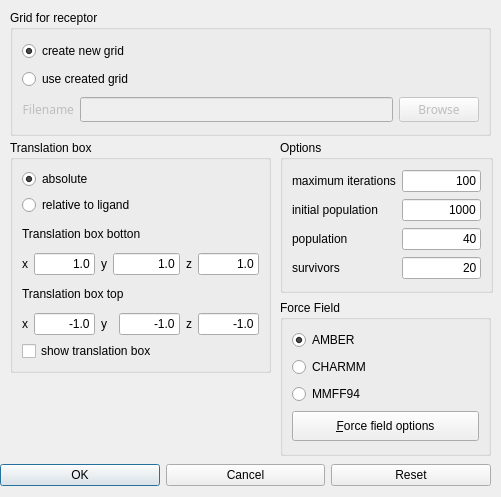
<ui version="4.0" >
 <author></author>
 <comment></comment>
 <exportmacro></exportmacro>
 <class>EvolutionDockingDialogData</class>
 <widget class="QDialog" name="EvolutionDockingDialogData" >
  <property name="geometry" >
   <rect>
    <x>0</x>
    <y>0</y>
    <width>501</width>
    <height>497</height>
   </rect>
  </property>
  <property name="windowTitle" >
   <string>Evolutionary Docking Options</string>
  </property>
  <property name="modal" >
   <bool>false</bool>
  </property>
  <widget class="QGroupBox" name="force_field_group" >
   <property name="geometry" >
    <rect>
     <x>280</x>
     <y>300</y>
     <width>211</width>
     <height>156</height>
    </rect>
   </property>
   <property name="title" >
    <string>Force Field</string>
   </property>
   <layout class="QGridLayout" >
    <property name="margin" >
     <number>9</number>
    </property>
    <property name="spacing" >
     <number>6</number>
    </property>
    <item row="2" column="0" >
     <widget class="QRadioButton" name="mmff94_radio_button" >
      <property name="text" >
       <string>MMFF94</string>
      </property>
     </widget>
    </item>
    <item row="1" column="0" >
     <widget class="QRadioButton" name="charmm_radio_button" >
      <property name="minimumSize" >
       <size>
        <width>0</width>
        <height>20</height>
       </size>
      </property>
      <property name="text" >
       <string>CHARMM</string>
      </property>
      <property name="shortcut" >
       <string/>
      </property>
     </widget>
    </item>
    <item row="0" column="0" >
     <widget class="QRadioButton" name="amber_radio_button" >
      <property name="minimumSize" >
       <size>
        <width>0</width>
        <height>20</height>
       </size>
      </property>
      <property name="text" >
       <string>AMBER</string>
      </property>
      <property name="shortcut" >
       <string/>
      </property>
      <property name="checked" >
       <bool>true</bool>
      </property>
     </widget>
    </item>
    <item row="3" column="0" >
     <widget class="QPushButton" name="force_field_button" >
      <property name="minimumSize" >
       <size>
        <width>170</width>
        <height>30</height>
       </size>
      </property>
      <property name="toolTip" >
       <string>Edit force field options</string>
      </property>
      <property name="text" >
       <string>&amp;Force field options</string>
      </property>
      <property name="shortcut" >
       <string>Alt+F</string>
      </property>
     </widget>
    </item>
   </layout>
  </widget>
  <widget class="QWidget" name="layoutWidget" >
   <property name="geometry" >
    <rect>
     <x>0</x>
     <y>460</y>
     <width>491</width>
     <height>31</height>
    </rect>
   </property>
   <layout class="QGridLayout" >
    <property name="margin" >
     <number>0</number>
    </property>
    <property name="spacing" >
     <number>6</number>
    </property>
    <item row="0" column="1" >
     <widget class="QPushButton" name="cancel_button" >
      <property name="sizePolicy" >
       <sizepolicy>
        <hsizetype>1</hsizetype>
        <vsizetype>0</vsizetype>
        <horstretch>0</horstretch>
        <verstretch>0</verstretch>
       </sizepolicy>
      </property>
      <property name="minimumSize" >
       <size>
        <width>90</width>
        <height>0</height>
       </size>
      </property>
      <property name="text" >
       <string>Cancel</string>
      </property>
     </widget>
    </item>
    <item row="0" column="2" >
     <widget class="QPushButton" name="reset_button" >
      <property name="sizePolicy" >
       <sizepolicy>
        <hsizetype>1</hsizetype>
        <vsizetype>0</vsizetype>
        <horstretch>0</horstretch>
        <verstretch>0</verstretch>
       </sizepolicy>
      </property>
      <property name="minimumSize" >
       <size>
        <width>90</width>
        <height>0</height>
       </size>
      </property>
      <property name="text" >
       <string>Reset</string>
      </property>
     </widget>
    </item>
    <item row="0" column="0" >
     <widget class="QPushButton" name="ok_button" >
      <property name="sizePolicy" >
       <sizepolicy>
        <hsizetype>1</hsizetype>
        <vsizetype>0</vsizetype>
        <horstretch>0</horstretch>
        <verstretch>0</verstretch>
       </sizepolicy>
      </property>
      <property name="minimumSize" >
       <size>
        <width>90</width>
        <height>0</height>
       </size>
      </property>
      <property name="text" >
       <string>OK</string>
      </property>
      <property name="default" >
       <bool>true</bool>
      </property>
     </widget>
    </item>
   </layout>
  </widget>
  <widget class="QGroupBox" name="option_group" >
   <property name="geometry" >
    <rect>
     <x>280</x>
     <y>140</y>
     <width>213</width>
     <height>153</height>
    </rect>
   </property>
   <property name="title" >
    <string>Options</string>
   </property>
   <layout class="QGridLayout" >
    <property name="margin" >
     <number>9</number>
    </property>
    <property name="spacing" >
     <number>6</number>
    </property>
    <item row="0" column="1" >
     <widget class="QLineEdit" name="max_iterations" >
      <property name="text" >
       <string>100</string>
      </property>
      <property name="alignment" >
       <set>Qt::AlignRight</set>
      </property>
     </widget>
    </item>
    <item row="3" column="0" >
     <widget class="QLabel" name="survivor_label" >
      <property name="text" >
       <string>survivors</string>
      </property>
     </widget>
    </item>
    <item row="2" column="0" >
     <widget class="QLabel" name="population_label" >
      <property name="text" >
       <string>population</string>
      </property>
     </widget>
    </item>
    <item row="3" column="1" >
     <widget class="QLineEdit" name="survivors" >
      <property name="text" >
       <string>20</string>
      </property>
      <property name="alignment" >
       <set>Qt::AlignRight</set>
      </property>
     </widget>
    </item>
    <item row="2" column="1" >
     <widget class="QLineEdit" name="population" >
      <property name="text" >
       <string>40</string>
      </property>
      <property name="alignment" >
       <set>Qt::AlignRight</set>
      </property>
     </widget>
    </item>
    <item row="1" column="1" >
     <widget class="QLineEdit" name="init_population" >
      <property name="text" >
       <string>1000</string>
      </property>
      <property name="alignment" >
       <set>Qt::AlignRight</set>
      </property>
     </widget>
    </item>
    <item row="1" column="0" >
     <widget class="QLabel" name="init_population_label" >
      <property name="text" >
       <string>initial population</string>
      </property>
     </widget>
    </item>
    <item row="0" column="0" >
     <widget class="QLabel" name="iteration_label" >
      <property name="text" >
       <string>maximum iterations</string>
      </property>
     </widget>
    </item>
   </layout>
  </widget>
  <widget class="QGroupBox" name="grid_group" >
   <property name="geometry" >
    <rect>
     <x>10</x>
     <y>10</y>
     <width>481</width>
     <height>126</height>
    </rect>
   </property>
   <property name="title" >
    <string>Grid for receptor</string>
   </property>
   <layout class="QGridLayout" >
    <property name="margin" >
     <number>9</number>
    </property>
    <property name="spacing" >
     <number>6</number>
    </property>
    <item row="1" column="0" colspan="2" >
     <widget class="QRadioButton" name="grid_radio_button" >
      <property name="text" >
       <string>use created grid</string>
      </property>
     </widget>
    </item>
    <item row="0" column="0" colspan="2" >
     <widget class="QRadioButton" name="new_grid_radio_button" >
      <property name="text" >
       <string>create new grid</string>
      </property>
      <property name="checked" >
       <bool>true</bool>
      </property>
     </widget>
    </item>
    <item row="2" column="1" >
     <widget class="QLineEdit" name="grid_filename" >
      <property name="enabled" >
       <bool>false</bool>
      </property>
      <property name="minimumSize" >
       <size>
        <width>150</width>
        <height>25</height>
       </size>
      </property>
      <property name="font" >
       <font>
        <family>Sans Serif</family>
        <pointsize>9</pointsize>
        <weight>50</weight>
        <italic>false</italic>
        <bold>false</bold>
        <underline>false</underline>
        <strikeout>false</strikeout>
       </font>
      </property>
      <property name="focusPolicy" >
       <enum>Qt::StrongFocus</enum>
      </property>
      <property name="text" >
       <string/>
      </property>
      <property name="maxLength" >
       <number>32767</number>
      </property>
      <property name="frame" >
       <bool>true</bool>
      </property>
      <property name="echoMode" >
       <enum>QLineEdit::Normal</enum>
      </property>
      <property name="alignment" >
       <set>Qt::AlignLeading</set>
      </property>
     </widget>
    </item>
    <item row="2" column="2" >
     <widget class="QPushButton" name="browse_button" >
      <property name="enabled" >
       <bool>false</bool>
      </property>
      <property name="minimumSize" >
       <size>
        <width>50</width>
        <height>25</height>
       </size>
      </property>
      <property name="font" >
       <font>
        <family>Sans Serif</family>
        <pointsize>9</pointsize>
        <weight>50</weight>
        <italic>false</italic>
        <bold>false</bold>
        <underline>false</underline>
        <strikeout>false</strikeout>
       </font>
      </property>
      <property name="focusPolicy" >
       <enum>Qt::TabFocus</enum>
      </property>
      <property name="toolTip" >
       <string>Browse your computer for amber file</string>
      </property>
      <property name="text" >
       <string>Browse</string>
      </property>
      <property name="autoDefault" >
       <bool>true</bool>
      </property>
     </widget>
    </item>
    <item row="2" column="0" >
     <widget class="QLabel" name="filename_label" >
      <property name="enabled" >
       <bool>false</bool>
      </property>
      <property name="minimumSize" >
       <size>
        <width>0</width>
        <height>25</height>
       </size>
      </property>
      <property name="font" >
       <font>
        <family>Sans Serif</family>
        <pointsize>9</pointsize>
        <weight>50</weight>
        <italic>false</italic>
        <bold>false</bold>
        <underline>false</underline>
        <strikeout>false</strikeout>
       </font>
      </property>
      <property name="focusPolicy" >
       <enum>Qt::NoFocus</enum>
      </property>
      <property name="lineWidth" >
       <number>1</number>
      </property>
      <property name="text" >
       <string>Filename</string>
      </property>
      <property name="textFormat" >
       <enum>Qt::AutoText</enum>
      </property>
      <property name="alignment" >
       <set>Qt::AlignRight|Qt::AlignTrailing|Qt::AlignVCenter</set>
      </property>
     </widget>
    </item>
   </layout>
  </widget>
  <widget class="QGroupBox" name="trans_box_group" >
   <property name="geometry" >
    <rect>
     <x>10</x>
     <y>140</y>
     <width>261</width>
     <height>233</height>
    </rect>
   </property>
   <property name="title" >
    <string>Translation box</string>
   </property>
   <layout class="QGridLayout" >
    <property name="margin" >
     <number>9</number>
    </property>
    <property name="spacing" >
     <number>6</number>
    </property>
    <item row="3" column="3" colspan="2" >
     <widget class="QLineEdit" name="trans_box_bottom_y" >
      <property name="text" >
       <string>1.0</string>
      </property>
      <property name="alignment" >
       <set>Qt::AlignRight</set>
      </property>
     </widget>
    </item>
    <item row="3" column="6" >
     <widget class="QLineEdit" name="trans_box_bottom_z" >
      <property name="text" >
       <string>1.0</string>
      </property>
      <property name="alignment" >
       <set>Qt::AlignRight</set>
      </property>
     </widget>
    </item>
    <item row="3" column="1" >
     <widget class="QLineEdit" name="trans_box_bottom_x" >
      <property name="text" >
       <string>1.0</string>
      </property>
      <property name="alignment" >
       <set>Qt::AlignRight</set>
      </property>
     </widget>
    </item>
    <item row="5" column="4" >
     <widget class="QLineEdit" name="trans_box_top_y" >
      <property name="text" >
       <string>-1.0</string>
      </property>
      <property name="alignment" >
       <set>Qt::AlignRight</set>
      </property>
     </widget>
    </item>
    <item row="3" column="2" >
     <widget class="QLabel" name="y_label" >
      <property name="text" >
       <string>y</string>
      </property>
     </widget>
    </item>
    <item row="5" column="2" colspan="2" >
     <widget class="QLabel" name="y_label_2" >
      <property name="text" >
       <string>y</string>
      </property>
     </widget>
    </item>
    <item row="3" column="0" >
     <widget class="QLabel" name="x_label" >
      <property name="text" >
       <string>x</string>
      </property>
     </widget>
    </item>
    <item row="5" column="1" >
     <widget class="QLineEdit" name="trans_box_top_x" >
      <property name="text" >
       <string>-1.0</string>
      </property>
      <property name="alignment" >
       <set>Qt::AlignRight</set>
      </property>
     </widget>
    </item>
    <item row="5" column="0" >
     <widget class="QLabel" name="x_label_2" >
      <property name="text" >
       <string>x</string>
      </property>
     </widget>
    </item>
    <item row="3" column="5" >
     <widget class="QLabel" name="z_label" >
      <property name="text" >
       <string>z</string>
      </property>
     </widget>
    </item>
    <item row="5" column="5" >
     <widget class="QLabel" name="z_label_2" >
      <property name="text" >
       <string>z</string>
      </property>
     </widget>
    </item>
    <item row="6" column="0" colspan="5" >
     <widget class="QCheckBox" name="show_trans_box" >
      <property name="text" >
       <string>show translation box</string>
      </property>
     </widget>
    </item>
    <item row="4" column="0" colspan="6" >
     <widget class="QLabel" name="trans_box_top_label" >
      <property name="text" >
       <string>Translation box top</string>
      </property>
     </widget>
    </item>
    <item row="5" column="6" >
     <widget class="QLineEdit" name="trans_box_top_z" >
      <property name="text" >
       <string>-1.0</string>
      </property>
      <property name="alignment" >
       <set>Qt::AlignRight</set>
      </property>
     </widget>
    </item>
    <item row="2" column="0" colspan="6" >
     <widget class="QLabel" name="trans_box_botton_label" >
      <property name="text" >
       <string>Translation box botton</string>
      </property>
     </widget>
    </item>
    <item row="0" column="0" colspan="5" >
     <widget class="QRadioButton" name="abs_trans_radio_button" >
      <property name="text" >
       <string>absolute</string>
      </property>
      <property name="checked" >
       <bool>true</bool>
      </property>
     </widget>
    </item>
    <item row="1" column="0" colspan="6" >
     <widget class="QRadioButton" name="rel_trans_radio_button" >
      <property name="text" >
       <string>relative to ligand</string>
      </property>
     </widget>
    </item>
   </layout>
  </widget>
 </widget>
 <pixmapfunction></pixmapfunction>
 <resources/>
 <connections/>
</ui>
